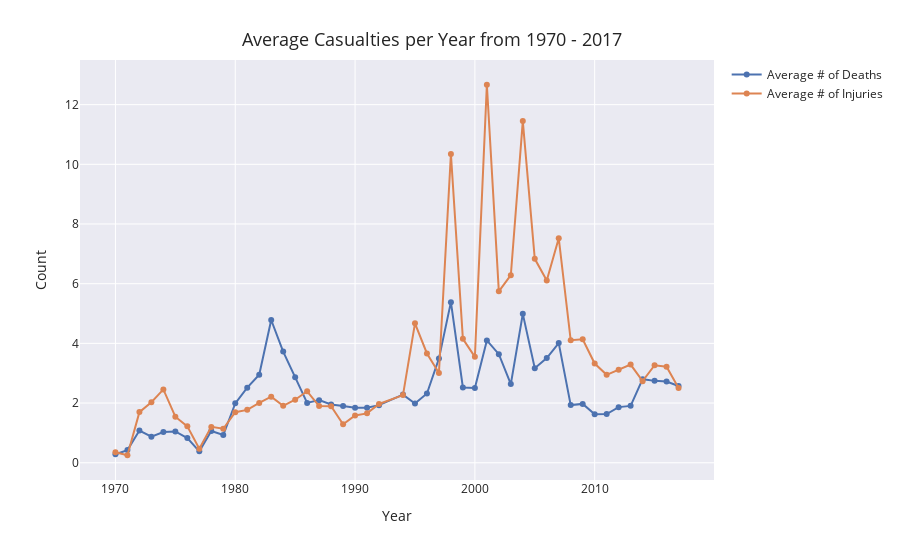

Write notebook code for a chart like this one.
### Code cell
# ALL AVERAGE CASUALTIES

filtered = df[['year', 'month', 'wounded', 'killed']]  # .astype({'killed' : int, 'wounded' : int})
grouped = df.groupby('year').agg({'killed' : 'mean', 'wounded' : 'mean'}).astype({'killed' : float, 'wounded' : float}).rename(columns = {'month' : 'attacks'}).reset_index()

fig = px.line(template = 'seaborn')

fig.add_trace(go.Scatter(
        x = grouped['year'].values,
        y = grouped['killed'].values,
        mode = 'markers+lines',
        name = 'Average # of Deaths'
    ))


fig.add_trace(go.Scatter(
        x = grouped['year'].values,
        y = grouped['wounded'].values,
        mode = 'markers+lines',
        name = 'Average # of Injuries'
    ))

fig.update_traces(mode="markers+lines", hovertemplate = None)

fig.update_xaxes(showspikes=True, spikecolor="red", spikemode = 'across', spikethickness=3.5)
fig.update_yaxes(showspikes=True, spikecolor="black", spikemode = 'across', spikethickness=3.5)

fig.update_layout(hovermode="x unified", hoverlabel=dict(bgcolor="white", font_size=12), height = 500,
                 title = {'text' : 'Average Casualties per Year from 1970 - 2017', 'x' : 0.48, 'y' : 0.94, 'font_size' : 18},
                 xaxis_title="Year",
                 yaxis_title="Count")

fig.show()

### Figure 1 — Plotly figure (JSON) as saved in the notebook; plotly's stock layout.template omitted (floating-point values rounded to 4 significant figures)
{"data": [{"mode": "markers+lines", "name": "Average # of Deaths", "type": "scatter", "x": [1970, 1971, 1972, 1973, 1974, 1975, 1976, 1977, 1978, 1979, 1980, 1981, 1982, 1983, 1984, 1985, 1986, 1987, 1988, 1989, 1990, 1991, 1992, 1994, 1995, 1996, 1997, 1998, 1999, 2000, 2001, 2002, 2003, 2004, 2005, 2006, 2007, 2008, 2009, 2010, 2011, 2012, 2013, 2014, 2015, 2016, 2017], "y": [0.2857, 0.4251, 1.08, 0.8726, 1.031, 1.051, 0.828, 0.3835, 1.063, 0.9304, 1.99, 2.516, 2.948, 4.784, 3.725, 2.866, 2.006, 2.098, 1.954, 1.9, 1.842, 1.841, 1.93, 2.283, 1.984, 2.321, 3.49, 5.382, 2.523, 2.506, 4.1, 3.637, 2.637, 4.99, 3.167, 3.509, 4.01, 1.932, 1.972, 1.624, 1.634, 1.864, 1.906, 2.801, 2.744, 2.722, 2.571]}, {"mode": "markers+lines", "name": "Average # of Injuries", "type": "scatter", "x": [1970, 1971, 1972, 1973, 1974, 1975, 1976, 1977, 1978, 1979, 1980, 1981, 1982, 1983, 1984, 1985, 1986, 1987, 1988, 1989, 1990, 1991, 1992, 1994, 1995, 1996, 1997, 1998, 1999, 2000, 2001, 2002, 2003, 2004, 2005, 2006, 2007, 2008, 2009, 2010, 2011, 2012, 2013, 2014, 2015, 2016, 2017], "y": [0.3539, 0.2515, 1.697, 2.029, 2.457, 1.542, 1.219, 0.4692, 1.202, 1.139, 1.695, 1.772, 2.006, 2.213, 1.907, 2.112, 2.396, 1.9, 1.895, 1.291, 1.585, 1.655, 1.969, 2.268, 4.671, 3.662, 3.008, 10.35, 4.153, 3.548, 12.67, 5.743, 6.284, 11.45, 6.833, 6.11, 7.526, 4.104, 4.137, 3.324, 2.946, 3.116, 3.29, 2.735, 3.267, 3.216, 2.507]}], "layout": {"autosize": true, "hoverlabel": {"bgcolor": "white", "font": {"size": 12}}, "hovermode": "x unified", "legend": {"tracegroupgap": 0}, "margin": {"t": 60}, "title": {"font": {"size": 18}, "text": "Average Casualties per Year from 1970 - 2017", "x": 0.48, "y": 0.94}, "xaxis": {"anchor": "y", "autorange": true, "domain": [0, 1], "range": [1967.0, 2020.0], "showspikes": true, "spikecolor": "red", "spikemode": "across", "spikethickness": 3.5, "title": {"text": "Year"}, "type": "linear"}, "yaxis": {"anchor": "x", "autorange": true, "domain": [0, 1], "range": [-0.6016, 13.52], "showspikes": true, "spikecolor": "black", "spikemode": "across", "spikethickness": 3.5, "title": {"text": "Count"}, "type": "linear"}}}
